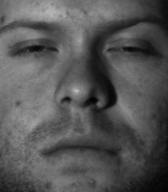
#> input picture Decision Tree/dataset/CroppedYalePNG/yaleB01_P00A+025E+00.png, 168 x 192 px; its folder holds 4 pictures in this run
$ jupyter execute --allow-errors decision_tree.ipynb   (shell and % lines are left out)
#> lines starting #> are read from the running program, lines starting #| are printed output that depends on the picture
<!-- http://www-scf.usc.edu/~ghasemig/images/sharif.png -->

<br>
<font>
<div dir=ltr align=center>
<font color=0F5298 size=7>
    Artificial Intelligence <br>
<font color=2565AE size=5>
    Computer Engineering Department <br>
    Spring 2023<br>
<font color=3C99D size=5>
    Practical Assignment 5 - Decision Tree <br>
<font color=696880 size=4>
    Javad Hezareh

____

## Part0 - Personal Data

[cell 1]
Name = 'Niki Sepasian'
Student_Number = '400105003'

## Part1 - Decision Tree Implementation (60 Points)

[cell 2]
import pandas as pd
import numpy as np
from sklearn.model_selection import train_test_split
from sklearn.metrics import accuracy_score

In this part, we are going to implement the DecisionTree class from scratch. You are not allowed to use sklearn or any sklearn-like packages which have a built-in implementation of DecisionTree. You are expected to learn about the inner working of decision trees.

### 1.1 Dataset

We will use the *Pima Indians Diabetes* dataset to evaluate our implementation. This dataset consists of 768 records of patients and the goal is to predict whether or not a patient has diabetes.

If you use google colab you need to upload your kaggle.json file. If you want to continue locally you need to download the dataset from [here](https://www.kaggle.com/datasets/uciml/pima-indians-diabetes-database) and unzip it in *dataset* directory.

#> (a cell that did not finish here is left out)

### 1.2 Model Implementation (45 Points)

As you know, in each node of the decision tree we need to choose among all features the best one. One can use different criteria to rank features but here we will use Information Gain. Complete the following functions to use later in the process of learning the decision tree.

[cell 4]
# (10 Points)
# [38 lines left out: functions entropy, information_gain, information_gains, not called in this run]

To implement decision tree structure we the use following class. Each node in the tree is an instance of class `Node` which is capable of predicting and fitting.

- In the `fit` function this node gets features and labels from its father and using information gain decides which feature to use. Also based on the decided class it will create its children and call their fit function passing relevant features and labels.
- In the `predict` function this node gets features as input and based on its best_feature decides on this input. If this node is a leaf, it will return the decision imediatly and if it's not a leaf, it will return the prediction of its decided child.

[cell 5]
# (35 Points)
class Node:
    def __init__(self, depth):
        self.depth = depth
        self.best_feature = ''
        self.children = []

    def _is_leaf(self):
        return len(self.children) == 0

    # [49 lines left out: functions fit, predict, not called in this run]

### 1.3 Training & Testing (15 Points)

Now we can learn a decision tree to classify our dataset.

#> (a cell that did not finish here is left out)

[cell 7]
dt = Node(depth=0)
#################################
#   train dt on you train set   #
#          Your Code            #
#################################
#> (the rest of this cell did not finish here and is left out)

#> (a cell that did not finish here is left out)

## Part2 - Towards Interpretable Models (40 Points)

[cell 9]
from PIL import Image
import numpy as np
import pandas as pd
import matplotlib.pyplot as plt

from os import listdir
from sklearn.decomposition import PCA
from sklearn.model_selection import train_test_split
from sklearn.metrics import accuracy_score, confusion_matrix
from sklearn.tree import DecisionTreeClassifier

### 2.1 Introduction

Later in the course, you will learn about more complex yet easy-to-use machine learning models such as CNNs which have reached state-of-the-art results in different tasks. But one of the problems of these models is the ability to interpret the output. However, models such as decision trees are more interpretable. In this part, we want to train a decision tree model for image classification. We will use the *Cropped Yale Face* dataset that contains images of 32 unique faces. You are expected to learn about the sklearn built-in decision tree model and how to train it. Also, you will learn about some preprocessing and hyperparameter tuning. Feel free to use anything you need from the sklearn package.

If you use google colab you need to upload your kaggle.json file. If you want to continue locally you need to download the dataset from [here](https://www.kaggle.com/datasets/tbourton/extyalebcroppedpng) and unzip it in the *dataset* directory.

### 2.2 Preprocess (10 Points)
The following cell reads dataset images and saves them in a numpy array `X`. Also, labels that are the id of the subject are stored in `y`.

[cell 10]
# no need to change this cell
from os import listdir
X = []
y = []
standard_size = (192, 168)

for p in listdir('./dataset/CroppedYalePNG'):
    img = Image.open(f'./dataset/CroppedYalePNG/{p}').convert('L')
#> img is the input picture: PIL image 168x192 L; min 2, max 190, mean 85.5
    if img.size != (168, 192):
        continue
    img = np.array(img).reshape(-1)
    X.append(img)
    id = p[5:7]
    y.append(int(id))
X = np.array(X)
y = np.array(y)

standard_size, X.shape, y.shape
#> Out = ((192, 168), (4, 32256), (4,))

[cell 11]
# one sample of dataset
plt.imshow(Image.fromarray(X[0].reshape(standard_size)), cmap='gray');

We want to use PCA for dimensionality reduction, so first let's normalize our data:

[cell 12]
#############################################
#   normalize X and show the mean picture   #
#               Your Code                   #
#############################################
normalized_X= (X-np.mean(X, axis=0))/np.std(X, axis=0)
mean_pic=np.mean(normalized_X, axis=0)

plt.imshow(mean_pic.reshape(standard_size), cmap='gray')
plt.title('Mean Picture')
plt.show()
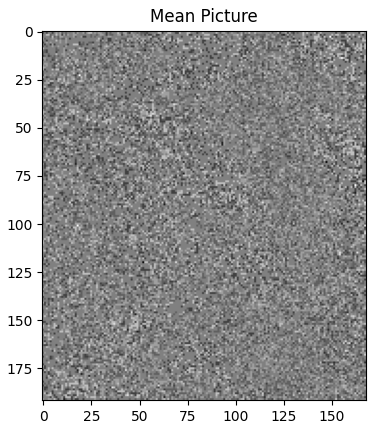
#> figure drawn by matplotlib, 1 panel

Now run the PCA model on normalized data: (read [here](https://scikit-learn.org/stable/modules/generated/sklearn.decomposition.PCA.html) for PCA)

[cell 13]
pca = PCA()
p_components = pca.fit_transform(normalized_X)
len(p_components)

We need to decide on the number of PCA components to use. This is a hyperparameter and Later we might want to use a grid search to tune it. However here to have a better intuition for the range of our search and choose a candidate we can plot the graph of explained variance ratio of different components. You can find these values in `explained_variance_ratio_` attribute of your PCA object.

[cell 14]
count=20
x = list(range(count))
#################################################################
#   plot the explained variance ratio of first 20 components    #
#                          Your Code                            #
#################################################################
explained_variance_ratio= pca.explained_variance_ratio_[:count]

#> (the rest of this cell did not finish here and is left out)

You can decide on the number of components to use by examining the above graph. Where the graph gets flat or you see an elbow is a good candidate.

[cell 15]
# fill below variable with your predicted number of components
predicted_pca_components = 8

To get a better sense of your data it is valuable to show your PCA components. You can find components in `components_` attribute of your PCA object. Select `2 * predicted_pca_components` first number of them and plot them.

[cell 16]
#############################
#   plot your eigen faces   #
#         Your Code         #
#############################
pca_components= pca.components_[:2*predicted_pca_components]
fig, axes = plt.subplots(nrows=2, ncols=predicted_pca_components, figsize=(15, 4))
i=0
for component in pca_components:
    axes[int(i>=predicted_pca_components), i%predicted_pca_components].imshow(component.reshape(standard_size), cmap='gray')
    i+=1
fig.suptitle('PCA Components')
plt.show()
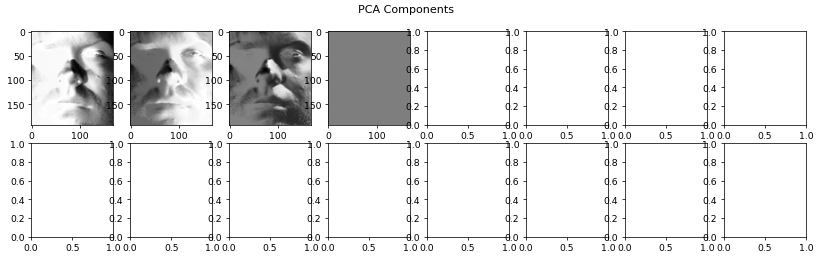
#> figure drawn by matplotlib, 4 panels
